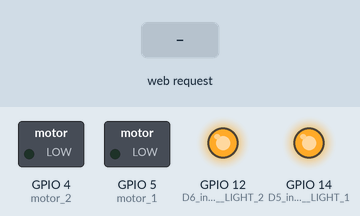
Bench run of a sketch on a simulated ESP8266 (NodeMCU). Shown: switched loads named in the sketch (green lamp = pin HIGH), output pins drawn as LEDs (lit = HIGH). The inputs (shaded band) are chosen by the test bench. WiFi joins after 1.5 s; servers stay silent unless stated; what the sketch prints to the serial monitor is not drawn.

Above: at 2.7 s.
2.8 s: HTTP request GET /l1on received
At 4.9 s:
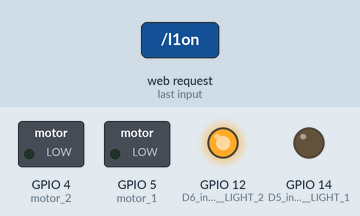
5.3 s: HTTP request GET /l2on received
At 6.7 s:
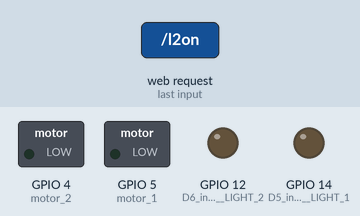
7.8 s: HTTP request GET /l1off received
At 9.9 s:
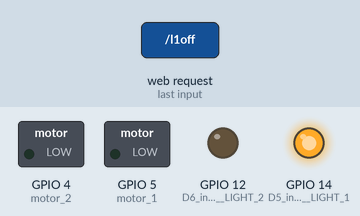
10.3 s: HTTP request GET /don received
At 11.7 s:
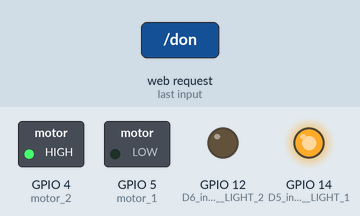
12.8 s: HTTP request GET /l2off received
At 15.4 s:
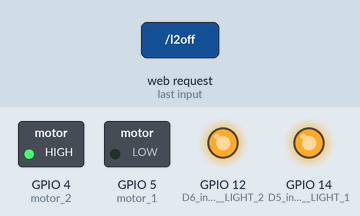
15.8 s: HTTP request GET /dof received
At 17.2 s:
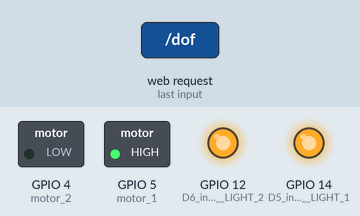
Timing chart, 0 to 18.8 s (numbered marks = the images above; inputs shaded):
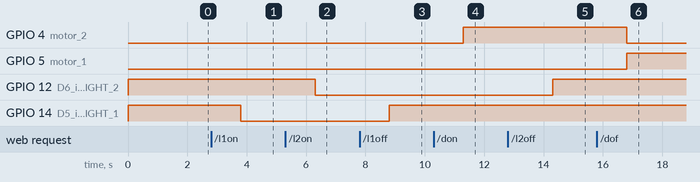

Measured:
- after the input at 2.8 s, GPIO 14 (D5_in_nodemcu____LIGHT_1): HIGH → LOW after 1.0 s
- after the input at 5.3 s, GPIO 12 (D6_in_nodemcu___LIGHT_2): HIGH → LOW after 1.0 s
- after the input at 7.8 s, GPIO 14 (D5_in_nodemcu____LIGHT_1): LOW → HIGH after 1.0 s
- after the input at 10.3 s, GPIO 4 (motor_2): LOW → HIGH after 1.0 s
- after the input at 12.8 s, GPIO 12 (D6_in_nodemcu___LIGHT_2): LOW → HIGH after 1.5 s
- after the input at 15.8 s, GPIO 4 (motor_2): HIGH → LOW after 1.0 s; GPIO 5 (motor_1): LOW → HIGH after 1.0 s

The sketch:

IoT_light3.ino
```cpp
#include<ESP8266WiFi.h>

/************************* WiFi Access Point *********************************/
#define WLAN_SSID       "jinnan"
#define WLAN_PASS       "00000000"
#define light           "off"
WiFiServer server( 80);
void setup() {
  Serial.begin(115200);
  delay(10);

  pinMode( 14, OUTPUT); // D5 in nodemcu    LIGHT 1
  pinMode( 12, OUTPUT); // D6 in nodemcu   LIGHT 2
  pinMode(5,OUTPUT);//motor 1
  pinMode(4,OUTPUT);//motor 2
  digitalWrite( 14, HIGH);
  digitalWrite( 12, HIGH);
  digitalWrite(5,LOW);
  digitalWrite(4,LOW);


  Serial.println(); Serial.println();
  Serial.print("Connecting to ");
  Serial.println(WLAN_SSID);

  WiFi.begin(WLAN_SSID, WLAN_PASS);
  while (WiFi.status() != WL_CONNECTED) {
    delay(500);
    Serial.print(".");
  }
  Serial.println();
  server.begin();
  Serial.println("WiFi connected");
  Serial.println("IP address: "); Serial.println(WiFi.localIP());

}

void loop()
{
  WiFiClient client = server.available();

  if (! client) { return; }
  Serial.println(" new client");

  while(! client.available())
  { delay( 1); }

  // Read the first line of the request
  String request = client.readStringUntil('\ r');
  Serial.println( request);
  client.flush(); // Match the request
  if (request.indexOf("l1on") > 0)
  {digitalWrite( 14, LOW);
  Serial.println(" Light on");
  }

  if (request.indexOf("l1off") > 0)
  { digitalWrite( 14, HIGH);
  Serial.println("Light off");
  }

  if (request.indexOf("l2on") > 0)
  { digitalWrite( 12, LOW);
  Serial.println("POV_FAN on");
  }

  if (request.indexOf("l2off") > 0)
  { digitalWrite( 12, HIGH);
  Serial.println("POV_FAN off");
  }

    if (request.indexOf("don") > 0)
  {
    digitalWrite(5,LOW);
    digitalWrite(4,HIGH);
    Serial.println("door is open");
    delay(2000);
  }
  if (request.indexOf("dof") > 0)
  {
    digitalWrite(5,HIGH);
    digitalWrite(4,LOW);
    Serial.println("door is closed");
    delay(2000);
  }

  client.println(" HTTP/ 1.1 200 OK");
  client.println(" Content-Type: text/ html");
  client.println(""); // do not forget this one
  client.println(" <!DOCTYPE HTML>");
  client.println(" <head>");
  client.println(" </head>");
  //client.println(" <body bgcolor = \"#f7e6ec\">");
  client.println(" <hr/> <hr>");
  client.println(" <h4> <center>ESTELLA HOME AUTOMATION</center> </h4>");
  client.println(" <hr/> <hr>");
  client.println(" <br> <br>");
  client.println(" <br> <br>");
  client.println(" <center>");
  client.println(" Light");
  //client.println("<button onclick=\"funt1()\"> one</button> ");
  //client.println("<script> funtion funt1()");
  if (digitalRead(14))// read digital pin 5
  {
    client.println(" <a href =\"/ l1on\"\"><button style =\"background-color:green\"> Turn On </button> </a>");
    client.println(" <a href =\"/ l1off\"\"><button> Turn Off </button> </a> <br/>");
  }
  else
  {
     client.println(" <a href =\"/ l1on\"\"><button > Turn On </button> </a>");
     client.println(" <a href =\"/ l1off\"\"><button style =\"background-color:red\"> Turn Off </button> </a> <br/>");
  }

  client.println(" </center>");
  client.println(" <br> <br>");
  client.println(" <center>");
  client.println("Fan");
  if (digitalRead(12))// read digital pin 4
  {
    client.println(" <a href =\"/ l2on\"\"><button style=\"background-color:green\"> Turn On </button> </a>");
    client.println(" <a href =\"/ l2off\"\"><button> Turn Off </button> </a> <br/>");
  }
  else
  {
    client.println(" <a href =\"/ l2on\"\"><button > Turn On </button> </a>");
    client.println(" <a href =\"/ l2off\"\"><button style=\"background-color:red\"> Turn Off </button> </a> <br/>");
  }

  client.println(" </center>");
  client.println(" <br> <br>");
  client.println(" <center>");
  client.println(" <table border =\" 5\">");
  client.println(" <tr>");

  if (digitalRead(14))// read digital pin 5
  {client.print(" <td> Light is OFF </td>"); }
  else
  { client.print(" <td> Light is ON </td>"); }


  if (digitalRead(12))// read digital pin 4
  { client.print(" <td> Fan is OFF </td>"); }
  else
  { client.print(" <td> Fan is ON </td>"); }

  client.println(" </tr>");

  client.println(" </table>");
      client.println(" <br> <br>");
  client.println(" <br> <br>");
  client.println(" <br> <br>");
  client.println("Door Lock");
  if (digitalRead(5)==1 && digitalRead(4)==0)
  {
    client.println("<a href =\"/ don\"\"><button style =\"background-color:green\"> OPEN </button> </a>");
    client.println("<a href =\"/ dof\"\"><button> CLOSE</button> </a> <br/>");
  }
  else{
    client.println(" <a href =\"/ don\"\"><button > OPEN </button> </a>");
      client.println(" <a href =\"/ dof\"\"><button style =\"background-color:red\"> CLOSE </button> </a> <br/>");
  }
  client.println(" </center>");
  client.println(" </html>");
  delay( 1);
  Serial.println(" Client disonnected");
  Serial.println("");
  }
```
